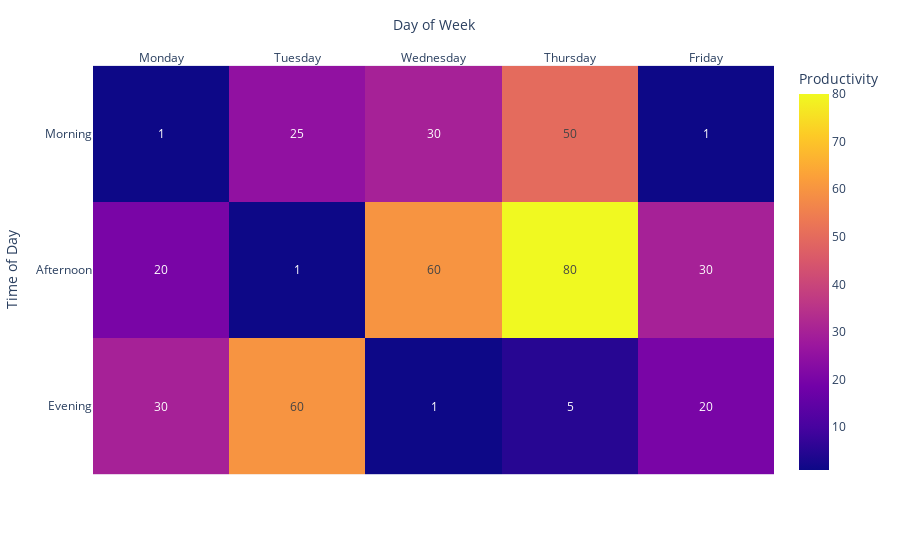

This figure's notebook cell:
### Markdown cell above
## Customizing the axes and labels on a heatmap

### Code cell
data = [[1, 25, 30, 50, 1], [20, 1, 60, 80, 30], [30, 60, 1, 5, 20]]

fig = px.imshow(
    data,
    labels=dict(x="Day of Week", y="Time of Day", color="Productivity"),
    x=["Monday", "Tuesday", "Wednesday", "Thursday", "Friday"],
    y=["Morning", "Afternoon", "Evening"],
    text_auto=True,
)
fig.update_xaxes(side="top")
fig.show()

### Figure 1 — Plotly figure (JSON) as saved in the notebook; plotly's stock layout.template omitted (floating-point values rounded to 4 significant figures)
{"data": [{"coloraxis": "coloraxis", "hovertemplate": "Day of Week: %{x}<br>Time of Day: %{y}<br>Productivity: %{z}<extra></extra>", "name": "0", "texttemplate": "%{z}", "type": "heatmap", "x": ["Monday", "Tuesday", "Wednesday", "Thursday", "Friday"], "xaxis": "x", "y": ["Morning", "Afternoon", "Evening"], "yaxis": "y", "z": [[1, 25, 30, 50, 1], [20, 1, 60, 80, 30], [30, 60, 1, 5, 20]]}], "layout": {"coloraxis": {"colorbar": {"title": {"text": "Productivity"}}, "colorscale": [[0, "#0d0887"], [0.1111, "#46039f"], [0.2222, "#7201a8"], [0.3333, "#9c179e"], [0.4444, "#bd3786"], [0.5556, "#d8576b"], [0.6667, "#ed7953"], [0.7778, "#fb9f3a"], [0.8889, "#fdca26"], [1, "#f0f921"]]}, "margin": {"t": 60}, "xaxis": {"anchor": "y", "constrain": "domain", "domain": [0, 1], "scaleanchor": "y", "side": "top", "title": {"text": "Day of Week"}}, "yaxis": {"anchor": "x", "autorange": "reversed", "constrain": "domain", "domain": [0, 1], "title": {"text": "Time of Day"}}}}
